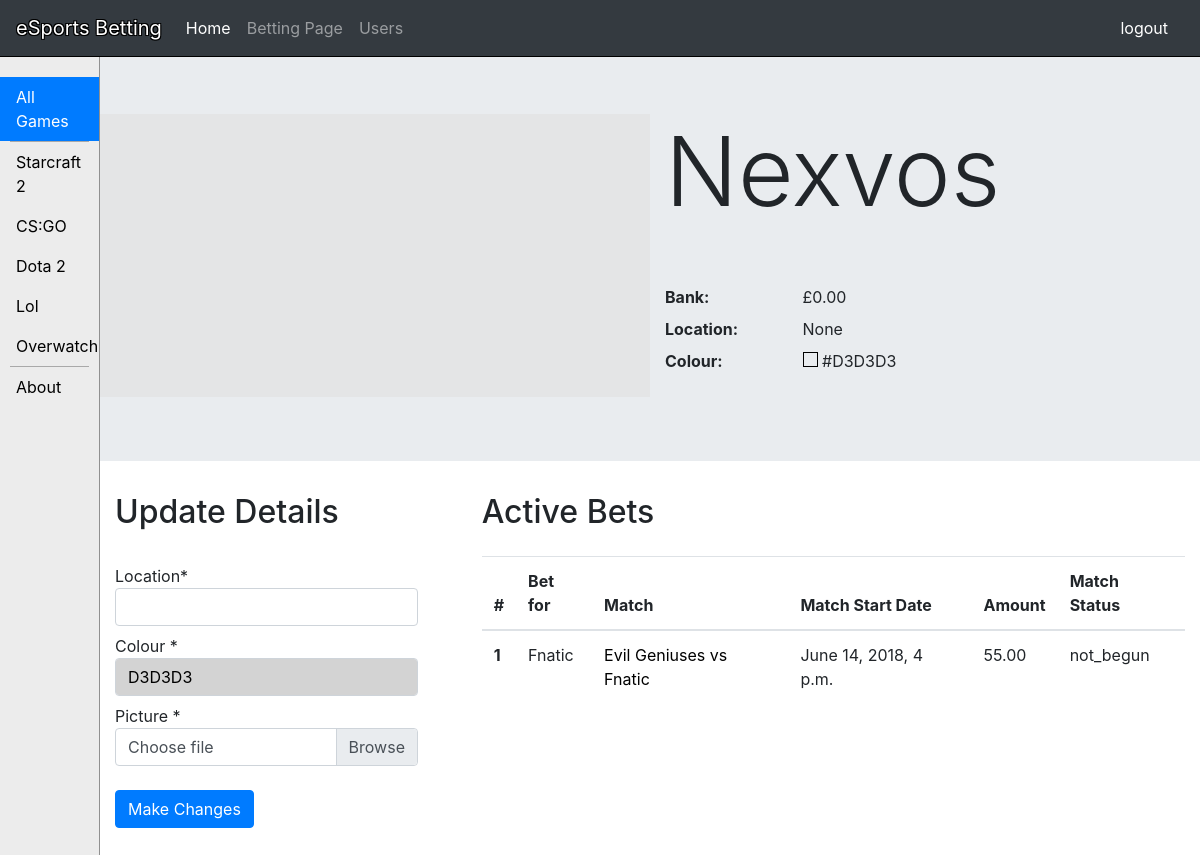
/profiles/Nexvos/ (signed in), run on an earlier commit of the app's database.
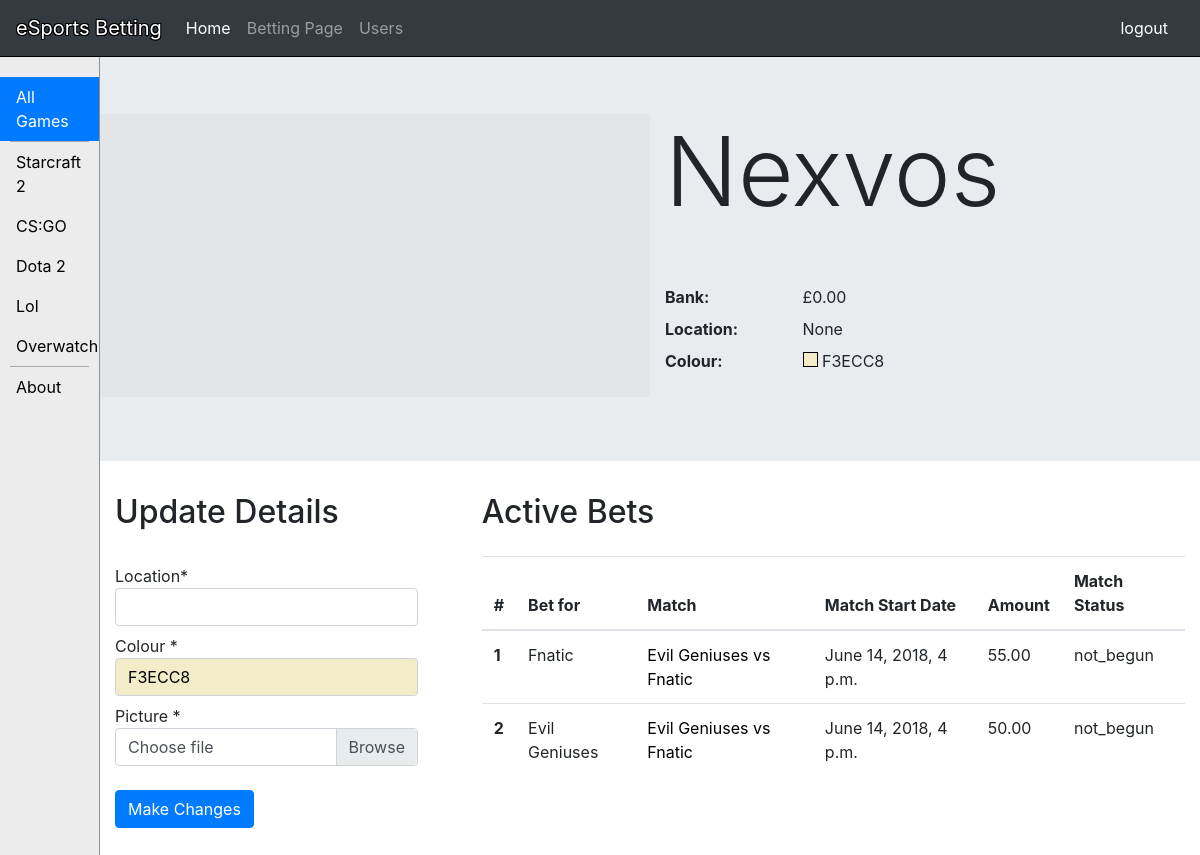
And on a later commit of the database.
### profiles/models.py (models this page shows, shortened)
class Profile(models.Model):
    user = models.OneToOneField(User, on_delete=models.PROTECT)
    location = models.CharField(max_length=120, null=True, blank=True)
    picture = models.ImageField(upload_to=upload_location,null=True,blank=True)
    colour = models.CharField(max_length=7, null=False, blank=False, default="D3D3D3")
    bank = models.DecimalField(max_digits=6, decimal_places=2, default=0)

### userbetting/models.py (models this page shows, shortened)
class Bet(models.Model):
    bet_id = models.AutoField(primary_key=True)
    user = models.ForeignKey(User, on_delete=models.PROTECT)
    game = models.ForeignKey(Game, on_delete=models.PROTECT)
    chosen_team = models.ForeignKey(Team, on_delete=models.PROTECT)
    amount = models.DecimalField(max_digits=6, decimal_places=2, default=0)
    created = models.DateTimeField(editable=False)
    modified = models.DateTimeField(editable=False)

class Team(models.Model):
    team_id = models.AutoField(primary_key=True)
    name = models.CharField(max_length=200, unique=True, null=False)
    picture = models.ImageField(upload_to="teamLogos", null=True, blank=True)
    colour = models.CharField(max_length=7, null=False, blank=False, default="#D3D3D3")
    def __str__(self):
        return self.name

class Game(models.Model):
    game_id = models.AutoField(primary_key=True)
    team_a = models.ForeignKey(Team, on_delete=models.PROTECT, related_name='%(class)s_team_a')
    team_b = models.ForeignKey(Team, on_delete=models.PROTECT, related_name='%(class)s_team_b')
    videogame = models.CharField(max_length=30,
                              choices=availiable_games,
                              default="cs:go")
    game_date = models.DateTimeField('Game start date')
    winning_team = models.CharField(max_length=60, unique=False, blank=True, null=True)
    twitch_url =  models.URLField(max_length=200, unique=True, blank=True, null=True)
    expected_duration = models.DurationField(default=timedelta(minutes=2))
    not_begun = "not_begun"
    starting = "starting"
    ongoing = "ongoing"
    finished_not_confirmed = "finished_not_confirmed"
    finished_confirmed = "finished_confirmed"
    availiable_statuses = ((not_begun, "Not begun"),
                           (starting, "Starting"),
                           (ongoing, "Ongoing"),
                           (finished_not_confirmed, "Finished - Not yet confirmed"),
                           (finished_confirmed, "Finished - Confirmed"))
    status = models.CharField(max_length=30,
                              choices=availiable_statuses,
                              default=not_begun)

### profiles/views.py (the view)
# urls.py: path('<username>/', views.profile_view, name='profile'),
def profile_view(request, username):
    user = get_object_or_404(User, username=username)
    profile, created = Profile.objects.get_or_create(user=user)
    qs = user.bet_set.all().order_by('-game__game_date')
    qs = qs.exclude(game__status='finished_confirmed')
    if request.method == 'POST':
        form = ProfileForm(request.POST, request.FILES)
        if form.is_valid():
            location = form.cleaned_data['location']
            picture = form.cleaned_data['picture']
            colour = form.cleaned_data['colour']
            profile.location = location
            profile.picture = picture
            profile.colour = colour
            profile.save()
            return HttpResponseRedirect('')
    else:
        form = ProfileForm()
    context = {
        "profile":profile,
        "form":form,
        "qs":qs,
    }
    return render(request, "profiles/profile_view.html", context)

### profiles/forms.py
class ProfileForm(forms.Form):
    location = forms.CharField(max_length=120)
    picture = forms.ImageField()
    colour = forms.CharField(
        max_length=7,
        widget=forms.TextInput(
            attrs={
                "class": "jscolor",
                "value": "AB2567"
            }
        )
    )
    def __init__(self, *args, **kwargs):
        super(ProfileForm, self).__init__(*args, **kwargs)
        self.helper = FormHelper()
        self.form_tag = False
        self.helper.layout = Layout(
            Field('location', css_class='input-xlarge'),
            Field('colour', css_class='jscolor'),
            Div(Field('picture', css_class='custom-file-input'), css_class="custom-file"),
            FormActions(
                Submit('save_changes', 'Save changes', css_class="btn btn-primary"),
            )
        )

### profiles/templates/profiles/profile_view.html (shortened to what this page needs)
{% extends "base.html" %}
{% load crispy_forms_tags %}
{% load static %}
{% block jumbotron %}
<div class="jumbotron jumbotron-fluid" id="jumbo">
    <div class="container">
    <div class="row">
    <div class="col-md-6" style="background-color: #e4e5e6;">
    </div>
    <div class="col-md-6">
        <h1 class="display-1">{{ profile.user }}</h1><br><br>
        <dl class="row">
          <dt class="col-sm-3">Bank:</dt>
          <dd class="col-sm-9">£{{ profile.bank }}</dd>
          <dt class="col-sm-3">Location:</dt>
          <dd class="col-sm-9">{{ profile.location }}</dd>
          <dt class="col-sm-3">Colour:</dt>
          <dd class="col-sm-9">
              <div style="width:15px;height:15px;border:1px solid #000;display: inline-block;background-color: #{{ profile.colour }};"></div>
              {{ profile.colour }}
          </dd>
    </div>
    </div>
    </div>
</div>
{% endblock %}
{% block content %}
    {% if user == profile.user %}
    <div class="row">
    <div class="col-md-4">
        <h2 style="margin-bottom: 1.5rem;">
            Update Details
        </h2>
        <form enctype="multipart/form-data" method='POST' action='{% url "profiles:profile" profile.user %}'>{% csrf_token %}
            <div id="div_id_location" class="control-group"> <label for="id_location" class="control-label requiredField">
                Location<span class="asteriskField">*</span> </label>
                <div class="controls">
                    <input type="text" name="location" maxlength="120" class="input-xlarge form-control" required id="id_location" style="width: 90%;"/>
                </div>
            </div>
            <div id="div_id_colour" class="control-group">
                <label for="id_colour" class="control-label requiredField">
                Colour
                <span class="asteriskField">*</span>
                </label>
                <div class="controls">
                <input type="text" name="colour" class="jscolor form-control" value="AB2567" maxlength="7" required id="id_colour" style="width: 90%;"/>
                </div>
            </div>
            <div id="div_id_picture" class="control-group">
                <label for="id_picture" class="control-label requiredField">
                Picture
                <span class="asteriskField">*</span>
                </label>
            <div class="custom-file" style="width: 90%;">
              <label class="custom-file-label" for="id_picture" style="margin-top: 0px;overflow: hidden;">Choose file</label>
            </div>
            </div>
            <br>
            <button type="submit" class="btn btn-primary"> Make Changes</button>
        </form>
    </div>
    <div class="col-md-8">
        <h2 style="margin-bottom: 1.5rem;">
            Active Bets
        </h2>
    <div class="span3">
        <table class="table table-hover">
          <thead>
            <tr>
              <th scope="col">#</th>
              <th scope="col">Bet for</th>
              <th scope="col">Match</th>
              <th scope="col">Match Start Date</th>
              <th scope="col">Amount</th>
              <th scope="col">Match Status</th>
            </tr>
          </thead>
          <tbody>
          {%  for bet in qs %}
            <tr>
              <th scope="row">{{ forloop.counter }}</th>
              <td>{{ bet.chosen_team }}</td>
              <td><a href={% url 'userBetting:detail' bet.game.game_id %}>{{ bet.game.team_a }} vs {{ bet.game.team_b }}</a></td>
              <td>{{ bet.game.game_date }}</td>
              <td>{{ bet.amount }}</td>
              <td>{{ bet.game.status }}</td>
            </tr>
          {% endfor %}
          </tbody>
        </table>
    </div>
    </div>
    </div>
    {% endif %}
{% endblock %}

### templates/base.html (shortened to what this page needs)
{% load staticfiles %}
<!DOCTYPE html>
<html lang="en">
  <head>
    {% include 'head_css.html' %}
  </head>
  <body>
  {% include 'navbar.html' %}
<div class="container-fluid">
    <div class="row">
        {%  include 'sidebar.html' %}
<main class="col-sm-11 offset-sm-1 col-md-11 offset-md-1" style="padding-left: 0; padding-right: 0;">
    {% block jumbotron %}
{% endblock %}
<div class="container">
        {% block content %}
            {% endblock %}
</div>
</main>
</div>
    </div>
  </body>
</html>

### templates/head_css.html (shortened to what this page needs)
{% load staticfiles %}
    <link rel="stylesheet" href="//maxcdn.bootstrapcdn.com/font-awesome/4.3.0/css/font-awesome.min.css">
<link rel="stylesheet" href="https://stackpath.bootstrapcdn.com/bootstrap/4.1.1/css/bootstrap.min.css">
     <link href="{% static 'css/custom.css' %}" rel="stylesheet">

### templates/navbar.html (shortened to what this page needs)
   {% load static %}
<nav class="navbar navbar-expand-md navbar-dark bg-dark fixed-top" style="z-index:1; ">
      <a class="navbar-brand strokeme" href="#">eSports Betting</a>
      <div class="collapse navbar-collapse" id="navbarCollapse">
        <ul class="navbar-nav mr-auto">
          <li class="nav-item active">
            <a class="nav-link" href="{% url 'home' %}">Home <span class="sr-only">(current)</span></a>
          </li>
          <li class="nav-item">
            <a class="nav-link" href="{% url 'userBetting:index' %}">Betting Page</a>
          </li>
          <li class="nav-item">
            <a class="nav-link" href="{% url 'profiles:profile-list' %}">Users</a>
          </li>
        </ul>
        <form class="form-inline mt-2 mt-md-0" method='POST' action='{% url "auth_login" %}'>{% csrf_token %}
            {% if not request.user.is_authenticated and not "/accounts/login" in request.get_full_path %}
            <div class='form-group'>
                <input type='text' class='form-control' name='username' placeholder='Username' />
            </div>
            <div class='form-group'>
                <input type='password' class='form-control' name='password' placeholder='Password' />
            </div>
            <button type='submit' class='btn btn-default'>Login</button>
            {% else %}
                    <a class="nav-link" href="{% url 'auth_logout' %}" style="color: white;">logout</a>
            {% endif %}
        </form>
      </div>
    </nav>

### templates/sidebar.html
{% load static %}
 <nav class="col-sm-1 col-md-1 d-none d-sm-block bg-faded sidebar">
          <ul class="nav nav-pills flex-column">
            <li class="nav-item">
              <a class="nav-link active" href="#">All Games<span class="sr-only">(current)</span></a>
            </li>
            <li class="sidenav-divider">
            </li>
            <li class="nav-item">
              <a class="nav-link" href="#">Starcraft 2</a>
            </li>
            <li class="nav-item">
              <a class="nav-link" href="#">CS:GO</a>
            </li>
            <li class="nav-item">
              <a class="nav-link" href="#">Dota 2</a>
            </li>
            <li class="nav-item">
              <a class="nav-link" href="#">Lol</a>
            </li>
            <li class="nav-item">
              <a class="nav-link" href="#">Overwatch</a>
            </li>
            <li class="sidenav-divider">
            </li>
            <li class="nav-item">
              <a class="nav-link" href="#">About</a>
            </li>
          </ul>
        </nav>

### templates/javascript.html (shortened to what this page needs)
{% load staticfiles %}

### static/css/custom.css (style rules this page uses)
body { padding-top: 50px; }
.navbar { border-bottom:1px solid #000; }
label { margin-bottom: 0px; margin-top: .5rem; }
.span3 { height: 300px !important; overflow: auto; }
.strokeme { color: white !important; text-shadow: -1px -1px 0 #000, 1px -1px 0 #000, -1px 1px 0 #000, 1px 1px 0 #000; }
.sidebar { position: fixed; top: 57px; bottom: 0; left: 0; z-index: 1000; padding: 20px; overflow-x: hidden; overflow-y: auto; border-right: 1px solid #eee; }
.sidebar { padding-left: 0; padding-right: 0; }
.sidebar .nav { margin-bottom: 20px; }
.sidebar .nav-item { width: 100%; }
.sidebar .nav-item + .nav-item { margin-left: 0; }
.sidebar .nav-link { border-radius: 0; }
.sidenav-divider { background-color: darkgray; height: 1px; margin-left: 10px; margin-right: 10px; }
.bg-faded { background-color: #ececec; border-right: 1px solid #909090; }
a { color:black; }

What changed in the data, as far as the page shows it:
changed Profile "None": colour "#D3D3D3" → "F3ECC8"
added Bet: chosen_team "Evil Geniuses", game.team_a "Evil Geniuses", game.team_b "Fnatic", game.game_date "June 14, 2018, 4 p.m.", amount "50.00", game.status "not_begun"
Also different on the page:
form field colour: "D3D3D3" → "F3ECC8"
